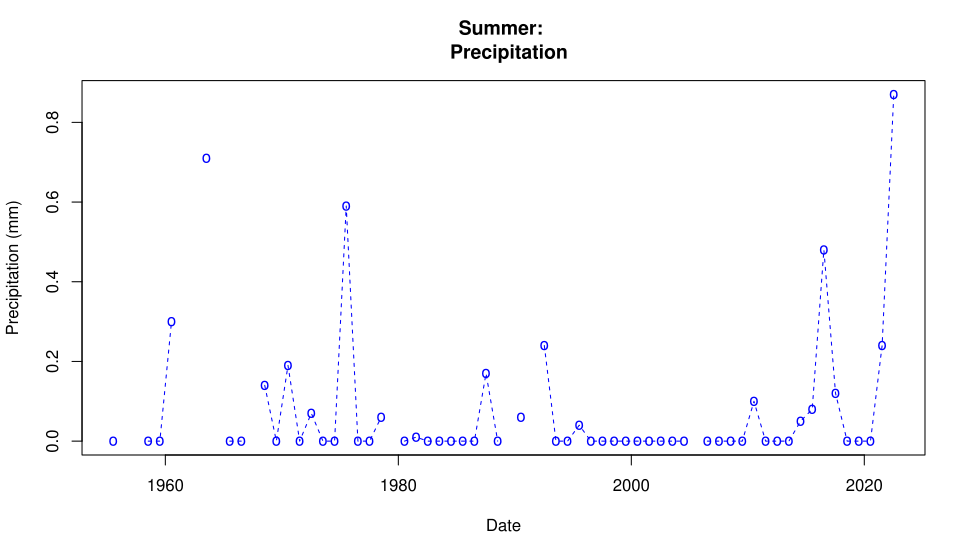

R code for this plot:
summer = Weather_Data_Summer
x=summer$Date
y=summer$`Precipitation`
plot(x, y, main="Summer: 
  Precipitation", xlab="Date", ylab="Precipitation (mm.)", col="blue", pch="o", lty=1)
lines(x, y, col="blue", lty=2)
